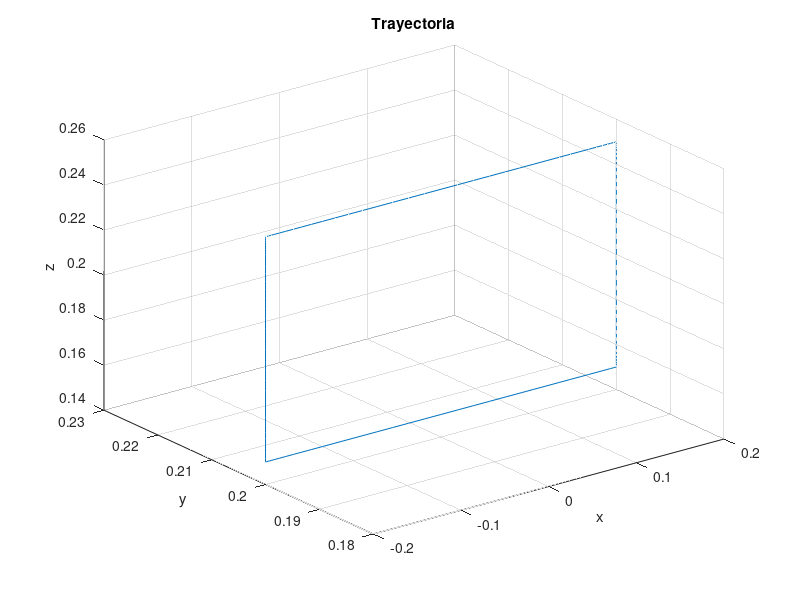

Source code (MATLAB):
%%%Diseño de trayectorias continuas de línea recta unidas con un perfil de
%%%trayectorias de quinto grado.


%Inicio de la primera lineal

%%%%%%%%%%%%%%%%%%%%%%%%%%%%%%%%%%%%%%%%%%%%%
%%
%trayectoria 1

%Punto inicial
x_in_1 = 0.20;
y_in_1 = 0.20;
z_in_1 = 0.15;

%Punto final
x_fin_1 = -0.20;
y_fin_1 = 0.20;
z_fin_1 = 0.15;

%Definición de los parámetros de la trayectoria
t_total_1 = 4;%s
t_in = 0.1; %S
tlinea_1 = 0:t_in:t_total_1;

%Puntos de la trayectoria
xp_1 = x_in_1+((10/t_total_1^3)*tlinea_1.^3-(15/t_total_1^4)*tlinea_1.^4+(6/t_total_1^5)*tlinea_1.^5)*(x_fin_1-x_in_1);
yp_1 = y_in_1+((10/t_total_1^3)*tlinea_1.^3-(15/t_total_1^4)*tlinea_1.^4+(6/t_total_1^5)*tlinea_1.^5)*(y_fin_1-y_in_1);
zp_1 = z_in_1+((10/t_total_1^3)*tlinea_1.^3-(15/t_total_1^4)*tlinea_1.^4+(6/t_total_1^5)*tlinea_1.^5)*(z_fin_1-z_in_1);

%%
%trayectoria 2

%Punto inicial
x_in_2 = -0.20;
y_in_2 = 0.20;
z_in_2 = 0.15;

%Punto final
x_fin_2 = -0.20;
y_fin_2 = 0.20;
z_fin_2 = 0.25;

%Definición de los parámetros de la trayectoria
t_total_2 = 4;%s
tlinea_2 = 0:t_in:t_total_2;

%Puntos de la trayectoria
xp_2 = x_in_2+((10/t_total_2^3)*tlinea_2.^3-(15/t_total_2^4)*tlinea_2.^4+(6/t_total_2^5)*tlinea_2.^5)*(x_fin_2-x_in_2);
yp_2 = y_in_2+((10/t_total_2^3)*tlinea_2.^3-(15/t_total_2^4)*tlinea_2.^4+(6/t_total_2^5)*tlinea_2.^5)*(y_fin_2-y_in_2);
zp_2 = z_in_2+((10/t_total_2^3)*tlinea_2.^3-(15/t_total_2^4)*tlinea_2.^4+(6/t_total_2^5)*tlinea_2.^5)*(z_fin_2-z_in_2);

%%
%trayectoria 3

%Punto inicial
x_in_3 = -0.20;
y_in_3 = 0.20;
z_in_3 = 0.25;

%Punto final
x_fin_3 = 0.20;
y_fin_3 = 0.20;
z_fin_3 = 0.25;

%Definición de los parámetros de la trayectoria
t_total_3 = 4;%s
tlinea_3 = 0:t_in:t_total_3;

%Puntos de la trayectoria
xp_3 = x_in_3+((10/t_total_3^3)*tlinea_3.^3-(15/t_total_3^4)*tlinea_3.^4+(6/t_total_3^5)*tlinea_3.^5)*(x_fin_3-x_in_3);
yp_3 = y_in_3+((10/t_total_3^3)*tlinea_3.^3-(15/t_total_3^4)*tlinea_3.^4+(6/t_total_3^5)*tlinea_3.^5)*(y_fin_3-y_in_3);
zp_3 = z_in_3+((10/t_total_3^3)*tlinea_3.^3-(15/t_total_3^4)*tlinea_3.^4+(6/t_total_3^5)*tlinea_3.^5)*(z_fin_3-z_in_3);


%%
%trayectoria 4

%Punto inicial
x_in_4 = 0.20;
y_in_4 = 0.20;
z_in_4 = 0.25;

%Punto final
x_fin_4 = 0.20;
y_fin_4 = 0.20;
z_fin_4 = 0.15;

%Definición de los parámetros de la trayectoria
t_total_4 = 4;%s
tlinea_4 = 0:t_in:t_total_4;

%Puntos de la trayectoria
xp_4 = x_in_4+((10/t_total_4^3)*tlinea_4.^3-(15/t_total_4^4)*tlinea_4.^4+(6/t_total_4^5)*tlinea_4.^5)*(x_fin_4-x_in_4);
yp_4 = y_in_4+((10/t_total_4^3)*tlinea_4.^3-(15/t_total_4^4)*tlinea_4.^4+(6/t_total_4^5)*tlinea_4.^5)*(y_fin_4-y_in_4);
zp_4 = z_in_4+((10/t_total_4^3)*tlinea_4.^3-(15/t_total_4^4)*tlinea_4.^4+(6/t_total_4^5)*tlinea_4.^5)*(z_fin_4-z_in_4);


%%
%%%%%%%%%%%%%%%%%%%%%%%%%%%%%%%%%%%%%%%%%%%%%%%%%%%%%
%%%Gráfica de la trayectoria

plot3(xp_1,yp_1,zp_1,xp_2,yp_2,zp_2,xp_3,yp_3,zp_3,xp_4,yp_4,zp_4)
grid on
title('Trayectoria')
xlabel('x')
ylabel('y')
zlabel('z')



%%

x_arr_1_4 = [xp_1 xp_2 xp_3 xp_4];

y_arr_1_4 = [yp_1 yp_2 yp_3 yp_4];

z_arr_1_4 = [zp_1 zp_2 zp_3 zp_4];

%Arreglo en el tiempo
%%%%%%%%%%%%%%%%
t_total_1_a = 4;%s
t_in = 0.1; %S
tlinea_1_tray = 0:t_in:t_total_1_a;

%%%%%%%%%%%%%%%%%
t_total_2_a = 4+t_total_1_a;%s
tlinea_2_tray = t_total_1_a:t_in:t_total_2_a;

%%%%%%%%%%%%%%%%%
t_total_3_a = 4+t_total_2_a;%s
tlinea_3_tray = t_total_2_a:t_in:t_total_3_a;

%%%%%%%%%%%%%%%%%
t_total_4_a = 4+t_total_3_a;%s
tlinea_4_tray = t_total_3_a:t_in:t_total_4_a;

%%%%%%%%%%%%%%%%%%
t_trayectoria = [tlinea_1_tray tlinea_2_tray tlinea_3_tray tlinea_4_tray];


%%
plot3(x_arr_1_4,y_arr_1_4,z_arr_1_4)

grid on
title('Trayectoria')
xlabel('x')
ylabel('y')
zlabel('z')

%%
%%Creación de la señal







